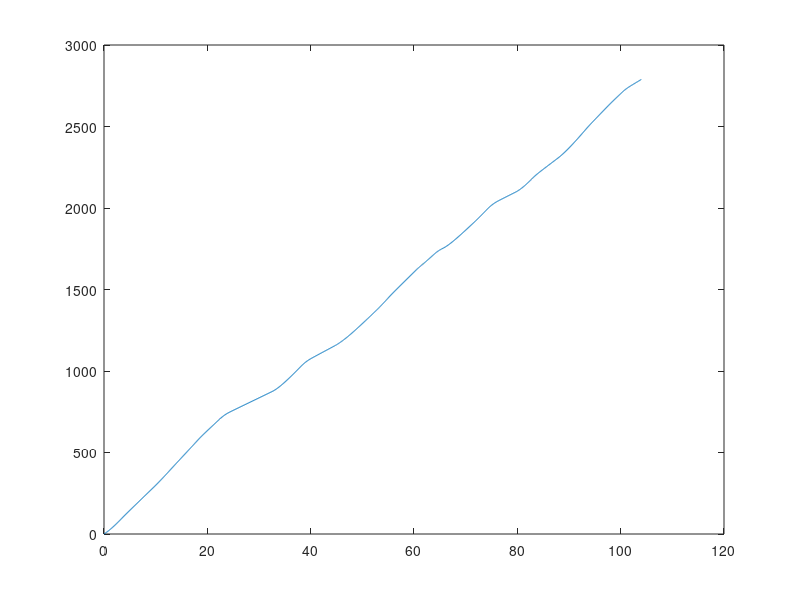
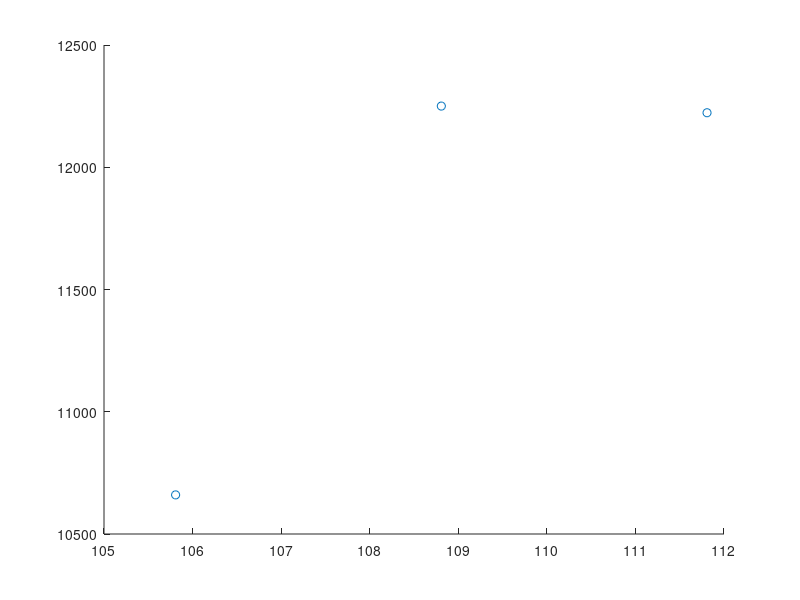
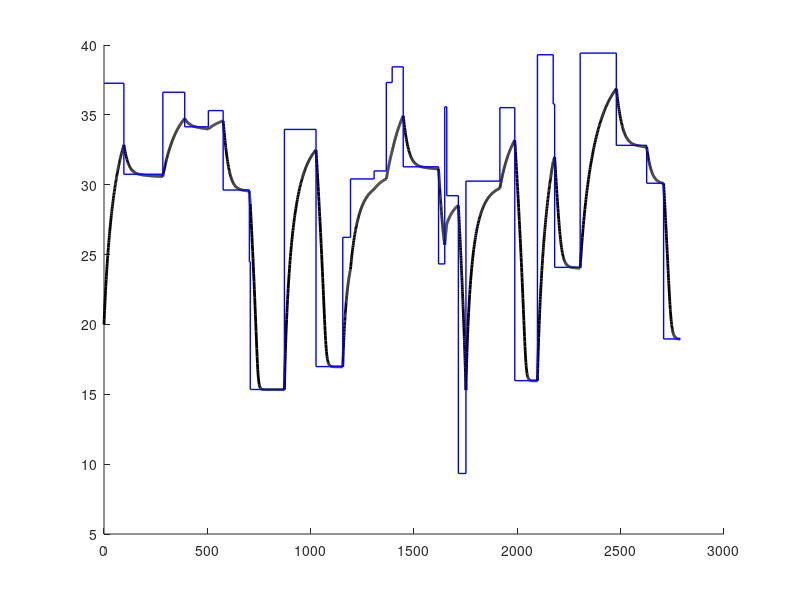
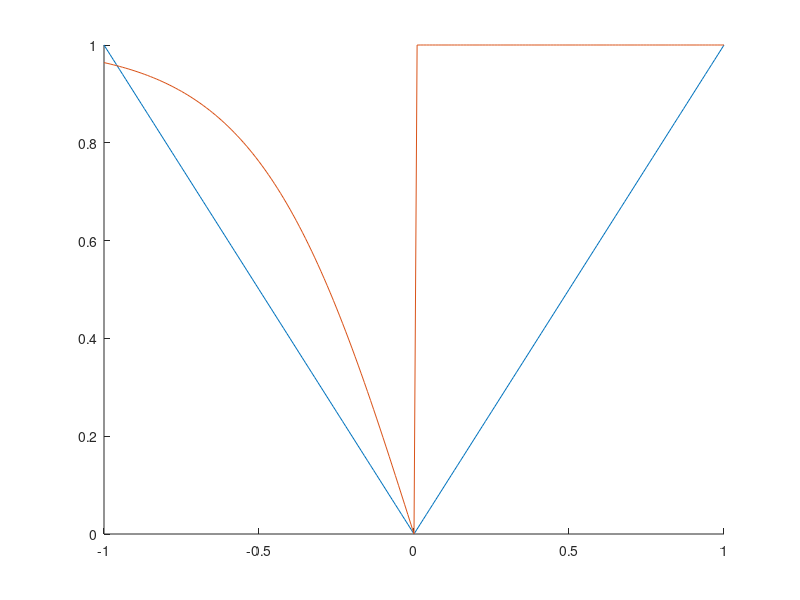

Write the MATLAB code that produced these figures, in order.
%% 2023-03-10  2-3-8-Fre
% NFS Carbon

% when the car is at coordinate along the road x in the 
% intervall (x1,x2) its maximal velocity is vlimit12, meaning it must
% deaccelerate to vlimit12. The code is purely kinematic to begin with.
% Idea: Define its a a and calculate its velocity v within x12
% by integrating v= a dt.  and obtain t  through  v = dx/dt => 
% dt = 1/v dx;  
% Take an input of an inital velocity v0 and an a vector A. 
% Render an output of time t
% v = dx/dt => dx = v dt
% a = acceleration, v= velocity , x= coordinate along road
% a = dv/dt =>  a = dv/dt * v/(dx/dt) = v dv/dx
% dt= 1/v dx
% a dx = v^2/2 => v= sqrt(2 a dx)
%% input V X n % First generation
% % % % clear
% % % % clc
% % % % v0=1;
% % % % L=[35 10 40 5 100];
% % % % a=[10 5 30 10 100];
% % % % N=100; M=5;
% % % % t=zeros(N,M); v=t;
% % % % v(1)=v0;
% % % % dx=L/N;
% % % % for m=1:M
% % % %     for n=1:N
% % % %         v(n+1,m) = sqrt(2*dx(m)*a(m)) + v(n,m);
% % % %         t(n+1,m) = dx(m)./v(n,m);
% % % %     end
% % % %     if m==M
% % % %         break
% % % %     end
% % % %     v(1,m+1)=v(end,m);
% % % % end
% % % % v
% % % % timeToClearEachCorner=sum(t,1)
% % % % 
% % % % Ttot=sum(t,'all')
%% WORKING acceleration model % Second generation

% acceleration is going to be a function of vlimit a couple
% dx steps ahead. 
% a = exp(vlimit-v)

% close
clear
clc

M=30;
random1=rand(1,M);
random2=rand(1,M);

mass=1200; Pmax=200e3;  fStat=.8; 
N=100;
drag=1.204*.30*.7/2;
gravity=9.81; v0=20;

%
L= 200.*random1;


Vlimit=sqrt(fStat*gravity*random2*200);
T=zeros(N,M); V=T; A=T; X=T;
V(1)=v0;


Dx=L/N;                         % Too be replaced

thrAggro=6; brkAggro=11;
crash=.5;
for m=1:M
    for n=1:N
        v=V(n,m);
        dx=Dx(m);
        vlimit=Vlimit(m);
%         if A(n,m)< s
%             friction =
%         end
%         vlimit=sqrt(friction*gravity*random2*1000);
        dv=(v-vlimit)./vlimit;
        if     dv<0
            thr= 2.*abs(1./(1+exp(dv*thrAggro))-.5);
            brk=0;
        elseif dv>0 
            thr=0;
            brk= 2.*abs(1./(1+exp(dv*brkAggro))-.5);
        elseif dv>crash
            disp('crash')
            break
        else 
            thr=0;
            brk=0;
        end
        A(n+1,m) =(thr*Pmax/v - fStat*mass*gravity*brk -(drag*v^2 + 0.005+(0.01+0.0095.*(v./100.*3.6).^2)./2.9))/mass;
        V(n+1,m) = sqrt(2*dx*A(n+1,m) + v^2);
        T(n+1,m) = dx/v + T(n,m);
        Thr(n,m)=thr;
        Brk(n,m)=brk;
        X(n+1,m)=dx+X(n,m);
    end
    if m==M
        break
    end
    V(1,m+1)=V(end,m);
    T(1,m+1)=T(end,m);
    X(1,m+1)=X(end,m);
end
vlin=V(:);
tlin=T(:);
xlin=X(:);
Ttotal=T(end,end);

%%
figure(1)
plot(tlin,xlin)
%%
% close all
figure(3)
xp=X(end,:);
vp=Vlimit;
repxp=repmat(xp,2,1); rx=repxp(:)'; rx=[0 rx(1:end-1)];
repvp=repmat(vp,2,1); rv=repvp(:)';
hold on
plot(xlin,vlin,'black','LineWidth',2)
plot(rx,rv,'blue','LineWidth',1)

% Make a function a(v) such that if v large then a small,
% and if

% a(F)= F/m; F(P)=P/v - Resistance(v); 
% P(Throttle)=Throttle*Pmax; Throttle=Real(0,1);

% 00:20 I really need to sleep now.
%
%% throttle = fcn that takes v and vlimit and returns when v-vlimit small 
% then throttle is small, and if v-vlimit
% also larger v values will give larger throttle, as the engine struggles
% against the added friction brought on by greater v.
% if vlimit=infinite => 
% plot(v,throttle)

%% 00:55 Goodnight

%% Demonstration of the sigmoid-esque control function
thrAggro=4;
brkAggro=1000;
dvt=-1:.01:0;


thr= 2.*abs(1./(1+exp(dvt*thrAggro))-.5);

dvb=0:.01:1;
brk= 2.*abs(1./(1+exp(dvb*brkAggro))-.5);
dv=[dvt,dvb];
control=[thr brk];
figure(4)
hold on 
plot(dv,abs(dv))
plot(dv,control)
% yline(0.5)
% xline(0)
hold off

%% Vlimit
% manufacture Vlimit as a function of something more road-specific
% friction*gravity == vlimit^2/r
clc
friction=.5;
coeffs=1e3.*rand(10,1);
r=abs(sum(coeffs.*sin(L)));
Vlimit=sqrt(friction*gravity*r);

%% Varying dx 
% plot(xp,vlimit)
X=[];
dx=[1 2 3];
% x=[0:dx(1):L(1) L(1):dx(2):L(2)]';
for i=1:3
   x=L(i):dx(i):L(i+1);
   X=[X x];
end

%%
figure
f=x.^2-1000.*cos(x);
scatter(x,f)
diff(f)

